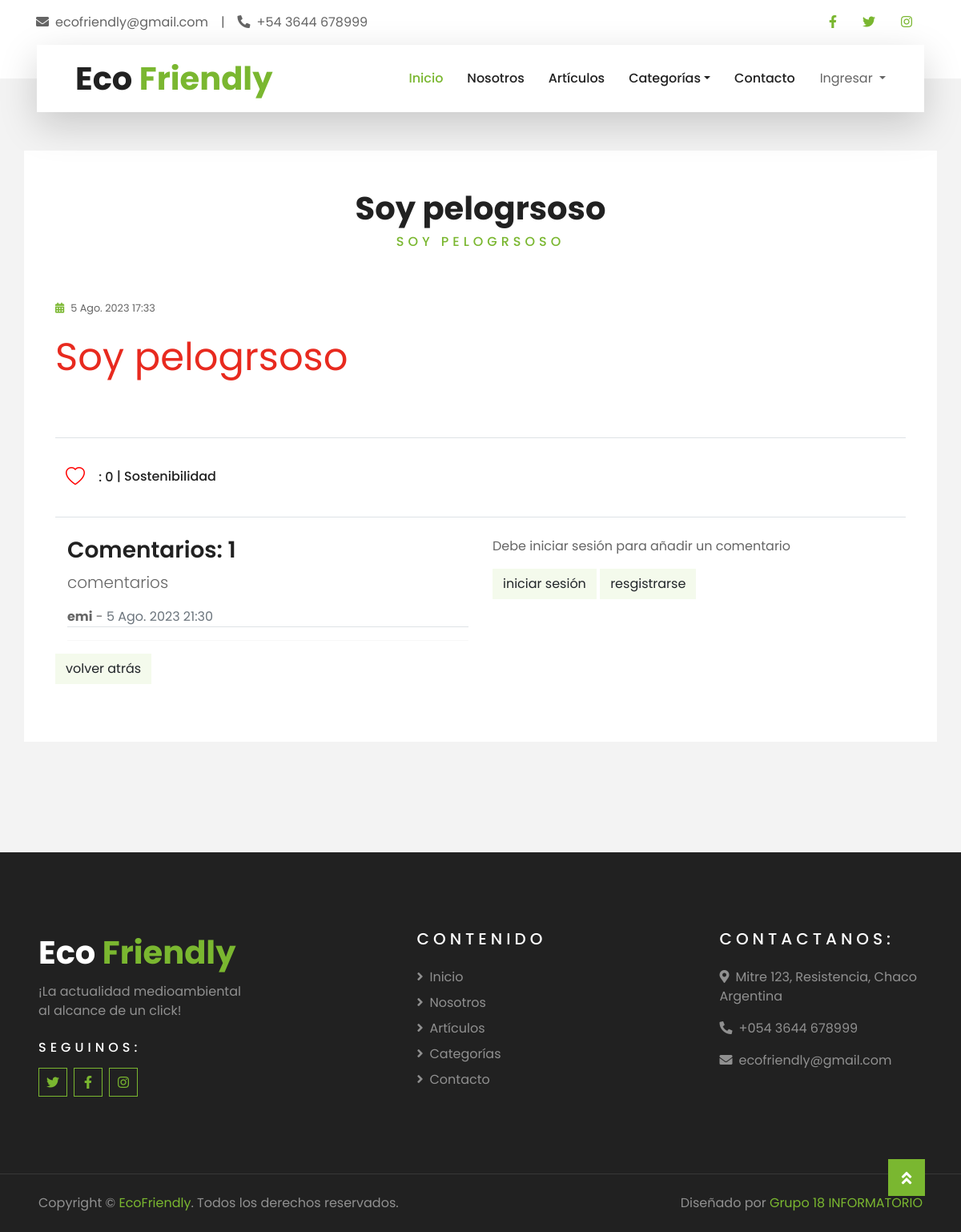
Before: /posts/posts/7/ with the older database file.
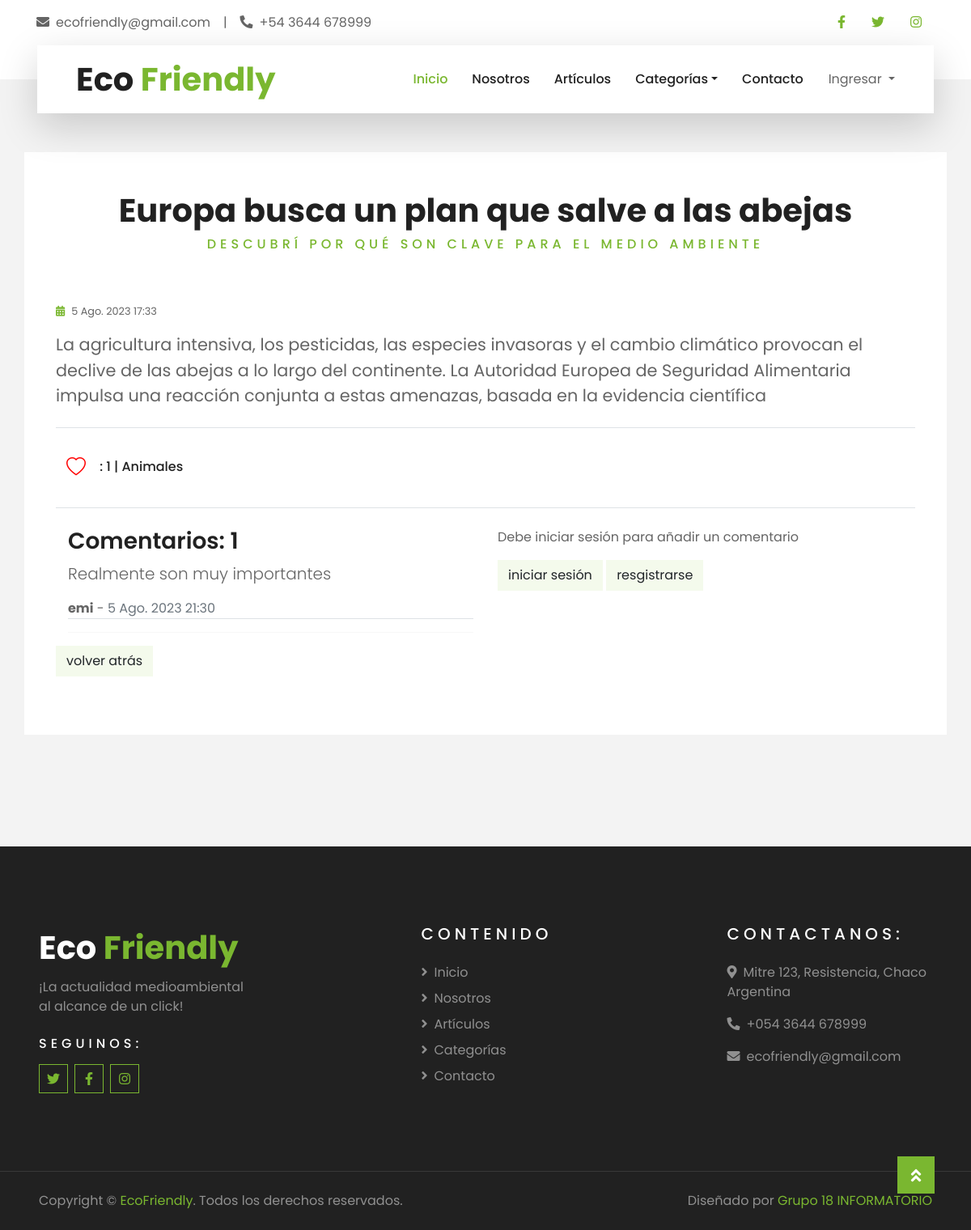
After: the same page with the newer database file.
### apps/posts/models.py (models this page shows, shortened)
class Post(models.Model):
    titulo = models.CharField(max_length=50,null=False)
    subtitulo = models.CharField(max_length=100,null =False, blank=True)
    fecha = models.DateTimeField(auto_now_add=True)
    texto = models.TextField(null=False)
    activo = models.BooleanField(default=True)
    categoria = models.ForeignKey(Categoria, on_delete=models.SET_NULL, null=True, default='Sin categoria')
    imagen = models.ImageField(null=True, blank=True, upload_to='media', default='static/post_default.png')
    publicado = models.DateTimeField(default=timezone.now)
    autor = models.ForeignKey(settings.AUTH_USER_MODEL, on_delete=models.CASCADE, null=True)
    likes = models.ManyToManyField(settings.AUTH_USER_MODEL, related_name='likes_post', blank=True)
    class Meta:
        ordering = ('-publicado',)
    def get_like_url(self):
        return reverse('posts:like', args=[self.pk])

class Categoria(models.Model):
    nombre =  models.CharField('Nombre', max_length=50, null=False)
    def __str__(self):
        return self.nombre
    def get_filterby_url(self):
        return f"{reverse('posts:posts')}?categoria_id={self.pk}"

class Comment(models.Model):
    articulo = models.ForeignKey(Post, on_delete=models.CASCADE, related_name='comments')
    author = models.ForeignKey(settings.AUTH_USER_MODEL, on_delete=models.CASCADE, related_name='comments')
    text = models.TextField()
    created_at = models.DateTimeField(auto_now_add=True)

### apps/usuarios/models.py (models this page shows)
class Usuario(AbstractUser):
    foto = models.ImageField(upload_to='usuarios', null=True)

### apps/posts/views.py (the view)
# urls.py: path('posts/<int:id>/', views.PostDetailView.as_view(), name='post_individual'),
class PostDetailView(DetailView):
    model = Post
    template_name = 'posts/post_individual.html'
    context_object_name = 'post'
    pk_url_kwarg = 'id'
    queryset = Post.objects.all()
    def get_context_data(self, **kwargs):
        context = super().get_context_data(**kwargs)
        context["form"] = CommentForm()
        return context

### blog/context_processors.py (called while the page is built)
def blog_context(request):
    data = {
        'app_name': 'Eco Friendly',
        'categorias': Categoria.objects.all()
    }
    return data

### blog/templatetags/path_tags.py (called while the page is built)
@register.simple_tag(takes_context=True)
def login_path(context):
    request = context.get("request")
    current_path = request.path
    if current_path not in list(common_urls.values()):
        return common_urls["login"] + f"?next={current_path}"
    return common_urls["login"]

@register.simple_tag(takes_context=True)
def register_path(context):
    request = context.get("request")
    current_path = request.path
    if current_path not in list(common_urls.values()):
        return common_urls["register"] + f"?next={current_path}"
    return common_urls["register"]

### templates/posts/post_individual.html (shortened to what this page needs)
{% extends 'base.html' %}
{% load static %}
{% load crispy_forms_tags %}
{% load colaborador_tags %}
{% block contenido %}
<div class="container-fluid py-5">
    <div class="container bg-white pt-5 pb-3">
        <div class="text-center mb-3 pb-3">
            <h1>{{post.titulo}}</h1>
            <h6 class="text-primary text-uppercase" style="letter-spacing: 5px;">{{post.subtitulo}}</h6>
        </div>
        <div class="row">
            <div class="col mb-4">
                <div class="mb-2">
                    <div class="p-4">
                        <div class="d-flex justify-content-between mb-3">
                            <small class="m-0"><i
                                    class="fa fa-calendar-alt text-primary mr-2"></i>{{post.fecha}}</small>
                        </div>
                        <div>
                            <p style="font-size: 1.3rem;">{{post.texto|safe}}</p>
                        </div>
                        <div class="border-top mt-4 pt-4">
                            <div class="d-flex justify-content-between">
                                <h6 class="m-0">
                                    <form action="{{post.get_like_url}}" class="d-inline" method="POST">
                                        {% if user in post.likes.all %}
                                        <button class="btn bi bi-heart-fill"
                                            style="color: red; font-size: 1.5rem;"></button> : {{post.likes.all|length}}
                                        {% else %}
                                        <button class="btn bi bi-heart"
                                            style="color: red; font-size: 1.5rem;"></button> : {{post.likes.all|length}}
                                        {% endif %}
                                    </form> | {{post.categoria}}
                                </h6>
                            </div>
                        </div>
                        <div class="border-top mt-4 pt-4">
                            <div class="d-flex justify-content-between">
                                {% include 'posts/comentarios/listado.html' %}
                                {% include 'posts/comentarios/comentar.html'%}
                            </div>
                            <a class="btn btn-secondary" href="{% url 'posts:posts' %}">volver atrás</a>
                            <br>
                        </div>
                    </div>
                </div>
            </div>
        </div>
    </div>
</div>
{% endblock %}

### templates/base.html (shortened to what this page needs)
{% load static %}
<!doctype html>
<html lang="es-ar">
<head>
    <link href="https://cdn.jsdelivr.net/npm/bootstrap@5.2.1/dist/css/bootstrap.min.css" rel="stylesheet"
>
    <link href="https://cdnjs.cloudflare.com/ajax/libs/font-awesome/5.10.0/css/all.min.css" rel="stylesheet">
    <link href="{% static 'lib/owlcarousel/assets/owl.carousel.min.css' %}" rel="stylesheet">
    <link href="{% static 'lib/tempusdominus/css/tempusdominus-bootstrap-4.min.css' %}" rel="stylesheet">
    <link href="{% static 'css/style.css' %}" rel="stylesheet">
    <link
    rel="stylesheet"
    href="https://cdnjs.cloudflare.com/ajax/libs/animate.css/4.1.1/animate.min.css"
  />
  <link rel="stylesheet" href="https://cdn.jsdelivr.net/npm/bootstrap-icons@1.10.5/font/bootstrap-icons.css">
  <link rel="stylesheet" href="https://cdn.jsdelivr.net/npm/sceditor@3/minified/themes/default.min.css" />
</head>
<body>
    <header>
        <div class="container-fluid bg-light pt-3 d-none d-lg-block">
            <div class="container">
                <div class="row">
                    <div class="col-lg-6 text-center text-lg-left mb-2 mb-lg-0">
                        <div class="d-inline-flex align-items-center">
                            <p><i class="fa fa-envelope mr-2"></i>ecofriendly@gmail.com</p>
                            <p class="text-body px-3">|</p>
                            <p><i class="fa fa-phone-alt mr-2"></i>+54 3644 678999</p>
                        </div>
                    </div>
                    <div class="col-lg-6 text-center text-lg-right">
                        <div class="d-inline-flex align-items-center">
                            <a class="text-primary px-3" href="">
                                <i class="fab fa-facebook-f"></i>
                            </a>
                            <a class="text-primary px-3" href="">
                                <i class="fab fa-twitter"></i>
                            </a>
                            <a class="text-primary px-3" href="">
                                <i class="fab fa-instagram"></i>
                            </a>
                        </div>
                    </div>
                </div>
            </div>
        </div>
        <nav class="container-fluid position-relative nav-bar p-0">
            <div class="container-lg position-relative p-0 px-lg-3" style="z-index: 9;">
                <nav class="navbar navbar-expand-lg bg-light navbar-light shadow-lg py-3 py-lg-0 pl-3 pl-lg-5">
                    <a href="" class="navbar-brand">
                        <h1 class="m-0 text-primary"><span class="text-dark">Eco </span>Friendly</h1>
                    </a>
                    <div class="collapse navbar-collapse justify-content-between px-3" id="navbarCollapse">
                        <div class="navbar-nav ml-auto py-0">
                            <a href="{% url 'index' %}" class="nav-item nav-link active">Inicio</a>
                            <a href="{% url 'nosotros' %}" class="nav-item nav-link">Nosotros</a>
                            <a href="{% url 'posts:posts' %}" class="nav-item nav-link">Artículos</a>
                            <div class="nav-item dropdown">
                                <a href="#" class="nav-link dropdown-toggle" data-toggle="dropdown" aria-expanded="false">Categorías</a>
                            </div>
                            <a href="{% url 'apps.contacto:contacto' %}" class="nav-item nav-link">Contacto</a>
                        </div>
                                <div class="nav-item dropdown">
                                    <a href="#" class="nav-link dropdown-toggle" data-toggle="dropdown" aria-expanded="false">
                                        Ingresar
                                    </a>
                                    {% load path_tags %}
                    </div>
                </nav>
            </div>
        </nav>
    </header>
    <main>
        {% block contenido %}
        {% endblock %}
    </main>
    <footer>
        <div class="container-fluid bg-dark text-white-50 py-5 px-sm-3 px-lg-5" style="margin-top: 90px;">
            <div class="row pt-5">
                <div class="col-lg-5 col-md-6 mb-5">
                    <a href="" class="navbar-brand">
                        <h1 class="text-primary"><span class="text-white">Eco </span>Friendly</h1>
                    </a>
                    <p>¡La actualidad medioambiental <br> al alcance de un click!</p>
                    <h6 class="text-white text-uppercase mt-4 mb-3" style="letter-spacing: 5px;">Seguinos:</h6>
                    <div class="d-flex justify-content-start">
                        <a class="btn btn-outline-primary btn-square mr-2" href="#"><i class="fab fa-twitter"></i></a>
                        <a class="btn btn-outline-primary btn-square mr-2" href="#"><i class="fab fa-facebook-f"></i></a>
                        <a class="btn btn-outline-primary btn-square" href="#"><i class="fab fa-instagram"></i></a>
                    </div>
                </div>
                <div class="col-lg-4 col-md-6 mb-5">
                    <h5 class="text-white text-uppercase mb-4" style="letter-spacing: 5px;">Contenido</h5>
                    <div class="d-flex flex-column justify-content-start">
                        <a class="text-white-50 mb-2" href="{% url 'index' %}"><i class="fa fa-angle-right mr-2"></i>Inicio</a>
                        <a class="text-white-50 mb-2" href="{% url 'nosotros' %}"><i class="fa fa-angle-right mr-2"></i>Nosotros</a>
                        <a class="text-white-50 mb-2" href="{% url 'posts:posts' %}"><i class="fa fa-angle-right mr-2"></i>Artículos</a>
                        <a class="text-white-50 mb-2" href="{% url 'posts:categorias' %}" ><i class="fa fa-angle-right mr-2"></i>Categorías</a>
                        <a class="text-white-50 mb-2" href="{% url 'apps.contacto:contacto' %}"><i class="fa fa-angle-right mr-2"></i>Contacto</a>
                    </div>
                </div>
                <div class="col-lg-3 col-md-6 mb-5">
                    <h5 class="text-white text-uppercase mb-4" style="letter-spacing: 5px;">Contactanos:</h5>
                    <p><i class="fa fa-map-marker-alt mr-2"></i>Mitre 123, Resistencia, Chaco Argentina</p>
                    <p><i class="fa fa-phone-alt mr-2"></i>+054 3644 678999</p>
                    <p><i class="fa fa-envelope mr-2"></i>ecofriendly@gmail.com</p>
                </div>
            </div>
        </div>
        <div class="container-fluid bg-dark text-white border-top py-4 px-sm-3 px-md-5" style="border-color: rgba(256, 256, 256, .1) !important;">
            <div class="row">
                <div class="col-lg-6 text-center text-md-left mb-3 mb-md-0">
                    <p class="m-0 text-white-50">Copyright © <a href="#">EcoFriendly</a>. Todos los derechos reservados.
                    </p>
                </div>
                <div class="col-lg-6 text-center text-md-right">
                    <p class="m-0 text-white-50">Diseñado por <a href="#">Grupo 18 INFORMATORIO</a>
                    </p>
                </div>
            </div>
        </div>
        <a href="#" class="btn btn-lg btn-primary btn-lg-square back-to-top" style="display: inline;"><i class="fa fa-angle-double-up"></i></a>
    </footer>
</body>
</html>

### templates/posts/comentarios/listado.html (shortened to what this page needs)
<div class="col">
    <h3>Comentarios: {{post.comments.all|length}}</h3>
    {% for comment in post.comments.all %}
    <div class="border-bottom ">
        <p class="lead">{{ comment.text }}</p>
        <b>{{ comment.author }}</b> - <span class="text-muted">{{ comment.created_at }}</span>
    </div>
    <hr>
    {% empty %}
    <p>No hay comentarios.</p>
    {% endfor %}
</div>

### templates/posts/comentarios/comentar.html
{% load path_tags %}
<div class="col">
    {% if user.is_authenticated %}
    <h3>Comentar</h3>
    <form method="POST" action="{{post.get_add_comment_url}}">
        {% csrf_token %}
        <div class="mb-3">
            {{ form }}
        </div>
        <button class="btn btn-primary" type="submit">Enviar</button>
    </form>
    {% else %}
    <p>Debe iniciar sesión para añadir un comentario</p>
    <a class="btn btn-secondary" href="{% login_path %}">iniciar sesión</a> <a class="btn btn-secondary" href="{% register_path %}">resgistrarse</a>
    {% endif %}
</div>

Changed rows visible on the page:
changed Post: titulo "Soy pelogrsoso" → "Europa busca un plan que salve a las abejas"; subtitulo "SOY PELOGRSOSO" → "DESCUBRÍ POR QUÉ SON CLAVE PARA EL MEDIO AMBIENTE"; texto "Soy pelogrsoso" → "La agricultura intensiva, los pesticidas, las especies invasoras y el cambio climático provocan el declive de las abejas a lo largo del continente. La Autoridad Europea de Seguridad Alimentaria impulsa una reacción conjunta a estas amenazas, basada en la evidencia científica"; likes.all|length "0" → "1"; categoria "Sostenibilidad" → "Animales"
changed Comment "emi": text "comentarios" → "Realmente son muy importantes"
